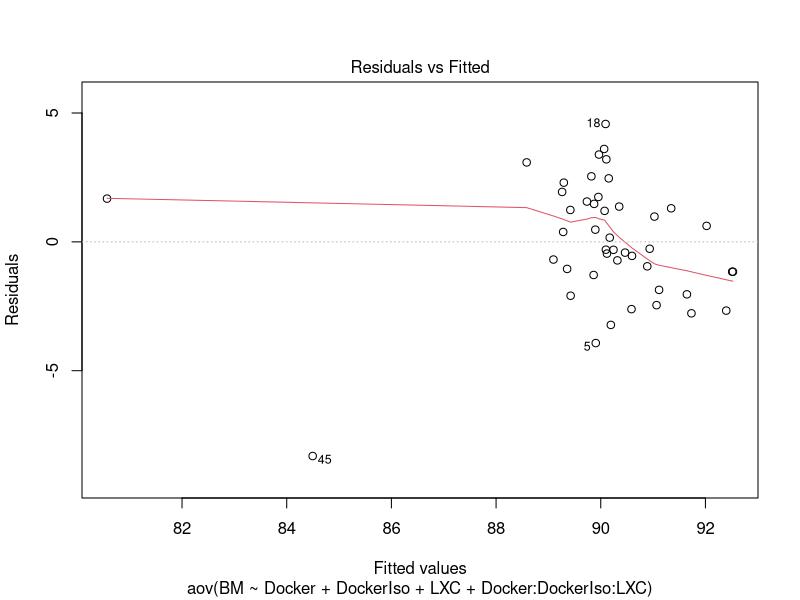
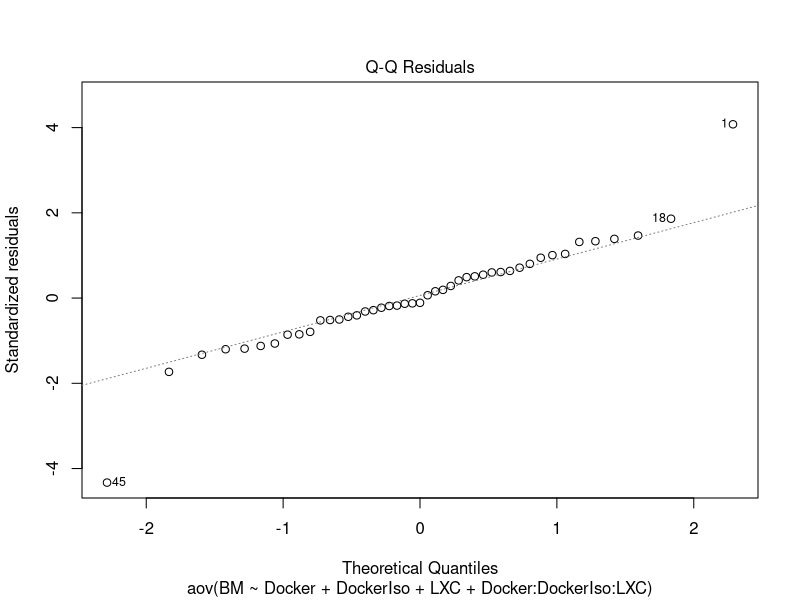
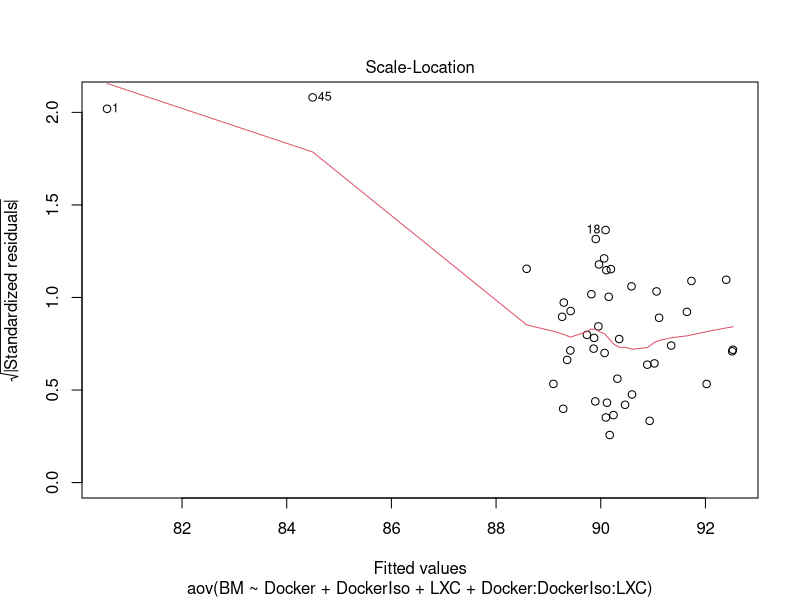
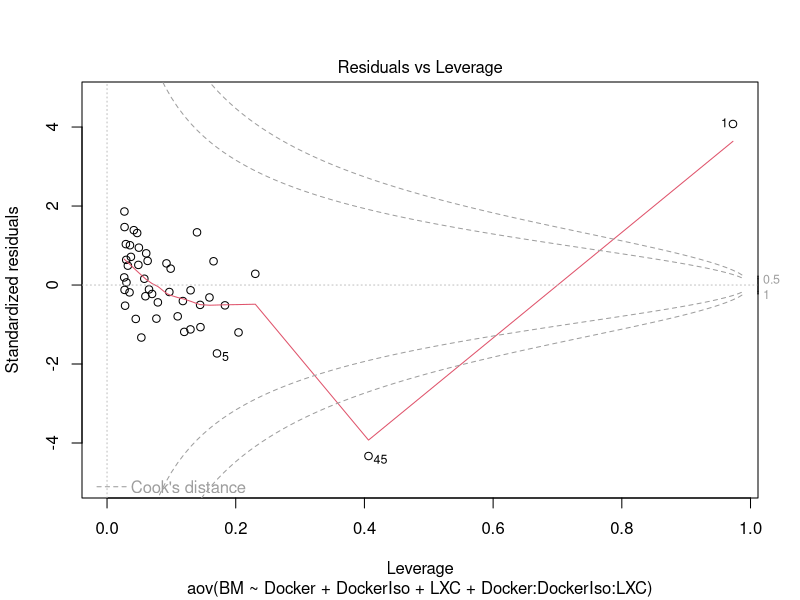

Recreate these plots in R, in order.
#!/usr/local/bin/Rscript

#print(getwd())
datas= read.csv('../csv-and-graphs/anova/csv/done/cpu-delete.csv')
print(datas)
#n = rep(45, 4)
#print(n)
#group = rep(1:4, n)
#print(group)
#lm(BM ~ Docker, data=datas)
#lm(BM ~ DockerIso, data=datas)
#lm(BM ~ LXC, data=datas)
#lm(BM ~ Docker + DockerIso + LXC, data=datas)

print("NOW COMES ANOVA")
#fit <- aov(BM ~ Docker, data=datas)
#aov(BM ~ Error(Docker), data=datas)
#aov(BM ~ DockerIso, data=datas)
#aov(BM ~ LXC, data=datas)
fit <- aov(BM ~ Docker + DockerIso + LXC + Docker:DockerIso:LXC, data=datas)

plot(fit)